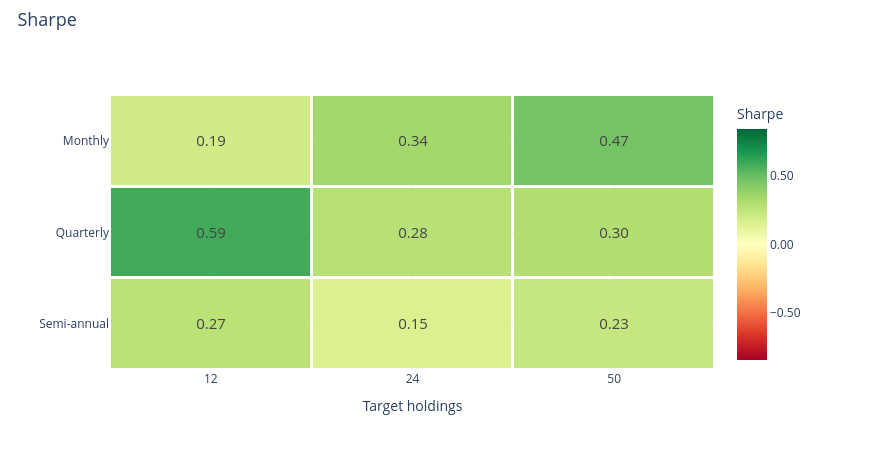

This figure's notebook cell:
### Markdown cell above
### Sharpe ratio

### Code cell
research.heatmap('sharpe')

### Figure 1 — Plotly figure (JSON) as saved in the notebook; plotly's stock layout.template omitted (floating-point values rounded to 4 significant figures)
{"data": [{"colorbar": {"tickformat": ".2f", "title": {"text": "Sharpe"}}, "colorscale": [[0.0, "rgb(165,0,38)"], [0.1, "rgb(215,48,39)"], [0.2, "rgb(244,109,67)"], [0.3, "rgb(253,174,97)"], [0.4, "rgb(254,224,139)"], [0.5, "rgb(255,255,191)"], [0.6, "rgb(217,239,139)"], [0.7, "rgb(166,217,106)"], [0.8, "rgb(102,189,99)"], [0.9, "rgb(26,152,80)"], [1.0, "rgb(0,104,55)"]], "text": [["0.19", "0.34", "0.47"], ["0.59", "0.28", "0.30"], ["0.27", "0.15", "0.23"]], "textfont": {"size": 15}, "texttemplate": "%{text}", "type": "heatmap", "x": ["12", "24", "50"], "xgap": 3, "y": ["Monthly", "Quarterly", "Semi-annual"], "ygap": 3, "z": [[0.1941, 0.3409, 0.4685], [0.5859, 0.2802, 0.2968], [0.2704, 0.1541, 0.2311]], "zmax": 0.8422, "zmid": 0.0, "zmin": -0.8422}], "layout": {"height": 450, "hovermode": "closest", "legend": {"font": {"size": 12}, "itemclick": "toggle", "itemdoubleclick": "toggleothers", "x": 1.025, "y": 1}, "margin": {"b": 80, "l": 110, "r": 155, "t": 95}, "title": {"font": {"size": 18}, "text": "Sharpe", "x": 0.02, "y": 0.97}, "width": 870, "xaxis": {"title": {"text": "Target holdings"}}, "yaxis": {"autorange": "reversed"}}}
